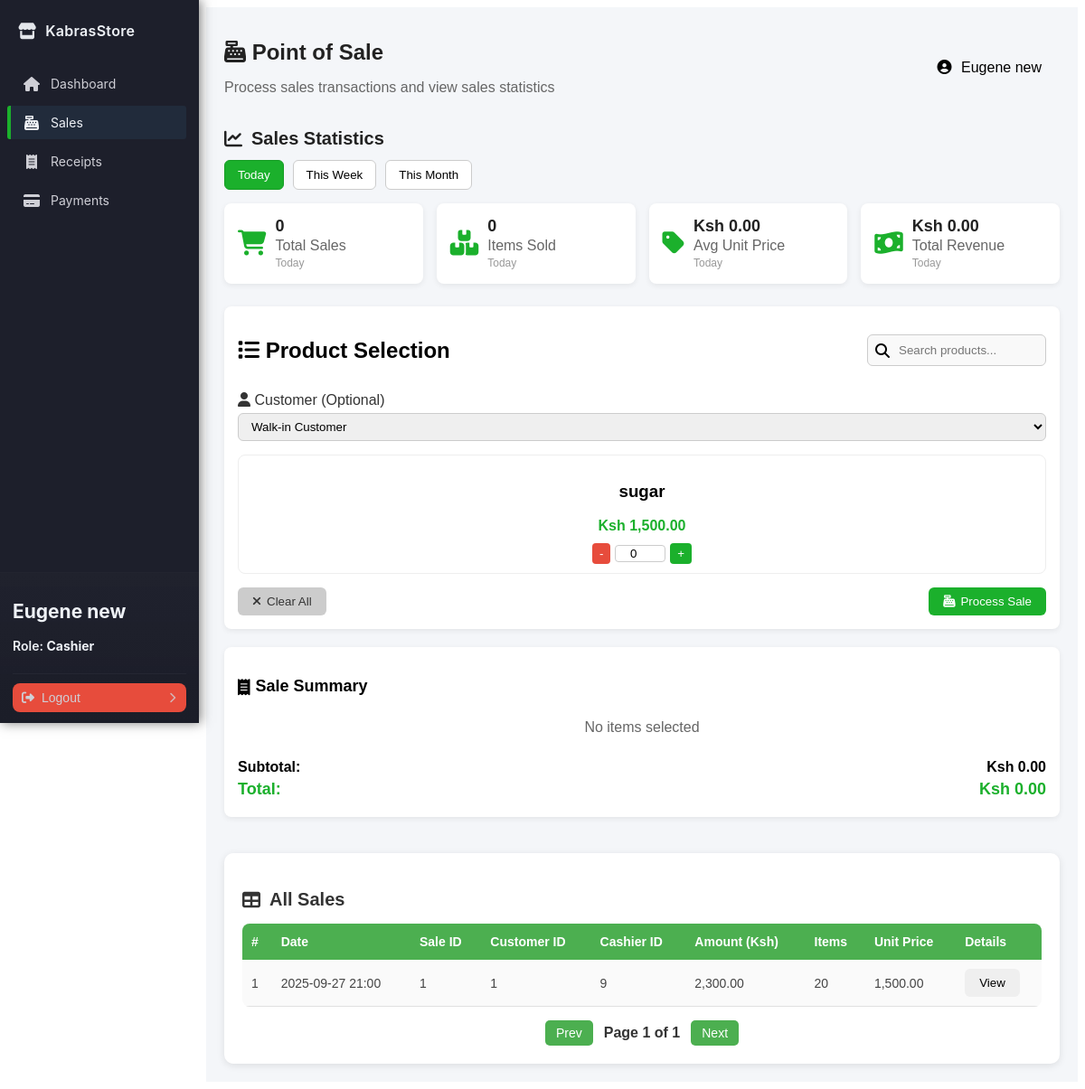
/cashier/sales.php (signed in), run on an earlier commit of the app's database.
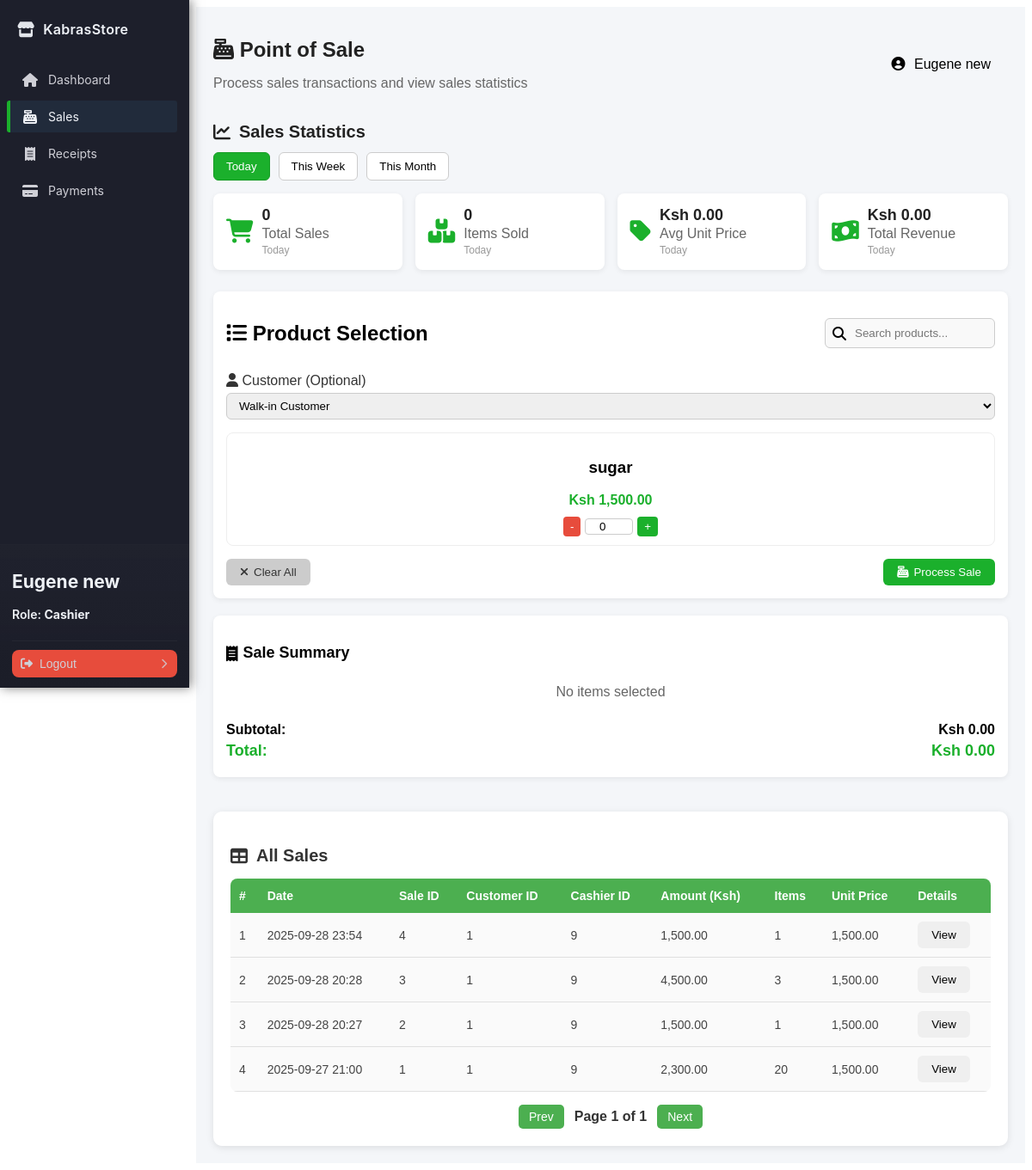
And on a later commit of the database.
### tables this page shows
CREATE TABLE `products` (
  `id` int NOT NULL AUTO_INCREMENT,
  `name` varchar(100) NOT NULL,
  `category` varchar(50) DEFAULT NULL,
  `description` text,
  `price` decimal(10,2) NOT NULL,
  `stock_quantity` int DEFAULT '0',
  `unit` varchar(20) DEFAULT NULL,
  `batch_number` varchar(50) DEFAULT NULL,
  `expiry_date` date DEFAULT NULL,
  `production_date` date DEFAULT NULL,
  `supplier` varchar(100) DEFAULT NULL,
  `status` varchar(20) DEFAULT 'active',
  `created_by` int DEFAULT NULL,
  `created_at` timestamp NULL DEFAULT CURRENT_TIMESTAMP,
  `updated_at` timestamp NULL DEFAULT CURRENT_TIMESTAMP ON UPDATE CURRENT_TIMESTAMP,
  PRIMARY KEY (`id`),
  KEY `created_by` (`created_by`),
  CONSTRAINT `products_ibfk_1` FOREIGN KEY (`created_by`) REFERENCES `users` (`id`)
);

CREATE TABLE `sale_items` (
  `id` int NOT NULL AUTO_INCREMENT,
  `sale_id` int NOT NULL,
  `product_id` int NOT NULL,
  `quantity` int NOT NULL,
  `unit_price` decimal(10,2) NOT NULL,
  PRIMARY KEY (`id`),
  KEY `sale_id` (`sale_id`),
  KEY `product_id` (`product_id`),
  CONSTRAINT `sale_items_ibfk_1` FOREIGN KEY (`sale_id`) REFERENCES `sales` (`id`),
  CONSTRAINT `sale_items_ibfk_2` FOREIGN KEY (`product_id`) REFERENCES `products` (`id`)
);

CREATE TABLE `sales` (
  `id` int NOT NULL AUTO_INCREMENT,
  `customer_id` int DEFAULT NULL,
  `user_id` int NOT NULL,
  `total_amount` decimal(10,2) NOT NULL,
  `sale_date` timestamp NULL DEFAULT CURRENT_TIMESTAMP,
  PRIMARY KEY (`id`),
  KEY `user_id` (`user_id`),
  CONSTRAINT `sales_ibfk_1` FOREIGN KEY (`user_id`) REFERENCES `users` (`id`)
);

### config/database.php (called while the page is built, shortened)
<?php
class Database
{
    private $host = 'localhost';
    private $db   = 'kabras_store';
    private $user = 'root';
    private $pass = 'Hunter42.';
    private $charset = 'utf8mb4';
    public function connect()
    {
        $dsn = "mysql:host={$this->host};dbname={$this->db};charset={$this->charset}";
        try {
            $this->pdo = new PDO($dsn, $this->user, $this->pass, [
                PDO::ATTR_ERRMODE => PDO::ERRMODE_EXCEPTION,
                PDO::ATTR_DEFAULT_FETCH_MODE => PDO::FETCH_ASSOC,
            ]);
            return $this->pdo;
        } catch (PDOException $e) {
            die('Database connection failed: ' . $e->getMessage());
        }
    }
}

### handlers/AuthHandler.php (called while the page is built, shortened)
<?php
require_once __DIR__ . '/../app/models/User.php';
class AuthHandler
{
    private $sessionTimeout = 3600;
    public function __construct()
    {
        $this->userModel = new User();
        $defaultAdminEmail = 'admin@kabrasugar.com';
        if (!$this->userModel->findByEmail($defaultAdminEmail)) {
            $adminData = [
                'name' => 'Default Admin',
                'email' => $defaultAdminEmail,
                'phone' => '',
                'national_id' => '',
                'password' => 'hunter123',
                'role' => 'admin'
            ];
            $this->userModel->createUser($adminData);
        }
    }
    public function isLoggedIn()
    {
        return isset($_SESSION['user_id']) &&
            (time() - $_SESSION['login_time']) < $this->sessionTimeout;
    }
    public function getCurrentUser()
    {
        return [
            "id" => $_SESSION['user_id'],
            "name" => $_SESSION['user_name'],
            "email" => $_SESSION['user_email'],
            "role" => $_SESSION['user_role']
        ];
    }
}

### app/models/User.php (called while the page is built, shortened)
<?php
require_once __DIR__ . '../../../config/database.php';
class User
{
    private $db;
    public function __construct()
    {
        $this->db = (new Database())->connect();
    }
    public function findByEmail($email)
    {
        $sql = "SELECT * FROM users WHERE email = :email LIMIT 1";
        $stmt = $this->db->prepare($sql);
        $stmt->execute([':email' => $email]);
        return $stmt->fetch(PDO::FETCH_ASSOC);
    }
}

### handlers/SalesHandler.php (called while the page is built, shortened)
<?php
require_once __DIR__ . '/../config/database.php';
class SalesHandler
{
    private $db;
    public function __construct()
    {
        $this->db = (new Database())->connect();
    }
    public function getProducts()
    {
        $stmt = $this->db->prepare("SELECT * FROM products WHERE status = 'active' ORDER BY name ASC");
        $stmt->execute();
        return $stmt->fetchAll(PDO::FETCH_ASSOC);
    }
    public function getSalesByCashier($cashierId)
    {
        $stmt = $this->db->prepare("
            SELECT s.*, si.product_id, si.quantity, si.unit_price, p.name AS product_name
            FROM sales s
            JOIN sale_items si ON s.id = si.sale_id
            JOIN products p ON si.product_id = p.id
            WHERE s.user_id = :uid
            ORDER BY s.sale_date DESC
        ");
        $stmt->execute([':uid' => $cashierId]);
        return $stmt->fetchAll(PDO::FETCH_ASSOC);
    }
    public function getRecentSales($cashierId, $limit = 10)
    {
        $stmt = $this->db->prepare("
            SELECT s.*, si.product_id, si.quantity, si.unit_price, p.name AS product_name
            FROM sales s
            JOIN sale_items si ON s.id = si.sale_id
            JOIN products p ON si.product_id = p.id
            WHERE s.user_id = :uid
            ORDER BY s.sale_date DESC
            LIMIT :lim
        ");
        $stmt->bindValue(':uid', $cashierId, PDO::PARAM_INT);
        $stmt->bindValue(':lim', $limit, PDO::PARAM_INT);
        $stmt->execute();
        return $stmt->fetchAll(PDO::FETCH_ASSOC);
    }
}

### cashier/sales.php (the view, shortened to what the changed rows need)
<?php
require_once '../handlers/AuthHandler.php';
require_once '../handlers/SalesHandler.php';
$authHandler = new AuthHandler();
$salesHandler = new SalesHandler();
$currentUser = $authHandler->getCurrentUser();
$products = $salesHandler->getProducts();
$recentSales = $salesHandler->getRecentSales($currentUser['id'], 10);
?>
<!DOCTYPE html>
<html lang="en">
<head>
    <link rel="stylesheet" href="../assets/css/sidebar.css">
    <link rel="stylesheet" href="../assets/css/cashier-sale.css">
    <link rel="stylesheet" href="https://cdnjs.cloudflare.com/ajax/libs/font-awesome/6.0.0/css/all.min.css">
</head>
<body>
    <?php include '../includes/sidebar.php'; ?>
    <main class="main-content">
        <div class="page-header">
            <div class="header-left">
                <h1><i class="fas fa-cash-register"></i> Point of Sale</h1>
            </div>
        </div>
        <div class="stats-dashboard">
            <h2><i class="fas fa-chart-line"></i> Sales Statistics</h2>
        </div>
        <div class="sales-container">
            <div class="sales-left">
                <div class="section-header">
                    <h2><i class="fas fa-list"></i> Product Selection</h2>
                </div>
                <form method="POST" action="sales.php" id="salesForm">
                    <div class="products-grid">
                        <?php foreach ($products as $product): ?>
                            <div class="product-card" data-product-name="<?= strtolower($product['name']); ?>">
                                <div class="product-info">
                                    <h3><?= htmlspecialchars($product['name']); ?></h3>
                                    <p class="product-price">Ksh <?= number_format($product['price'], 2); ?></p>
                                </div>
                                <div class="quantity-controls">
                                    <button type="button" class="qty-btn minus"
                                        data-product="<?= $product['id']; ?>">-</button>
                                    <input type="number" name="items[<?= $product['id']; ?>]" value="0" min="0"
                                        class="qty-input" data-price="<?= $product['price']; ?>"
                                        data-product="<?= $product['id']; ?>">
                                    <button type="button" class="qty-btn plus"
                                        data-product="<?= $product['id']; ?>">+</button>
                                </div>
                            </div>
                        <?php endforeach; ?>
                    </div>
                </form>
            </div>
            <div class="all-sales">
                <div class="sales-table-wrapper">
                    <table id="salesTable" class="sales-table">
                        <thead>
                            <tr>
                                <th>#</th>
                                <th>Date</th>
                                <th>Sale ID</th>
                                <th>Customer ID</th>
                                <th>Cashier ID</th>
                                <th>Amount (Ksh)</th>
                                <th>Items</th>
                                <th>Unit Price</th>
                                <th>Details</th>
                            </tr>
                        </thead>
                        <tbody>
                            <?php
                            $allSales = $salesHandler->getSalesByCashier($currentUser['id']);
                            if (!empty($allSales)):
                                $rowNum = 1;
                                foreach ($allSales as $sale): ?>
                                    <tr>
                                        <td><?= $rowNum++; ?></td>
                                        <td><?= date('Y-m-d H:i', strtotime($sale['sale_date'])); ?></td>
                                        <td><?= $sale['id']; ?></td>
                                        <td><?= $sale['customer_id'] ?? '-'; ?></td>
                                        <td><?= $sale['user_id']; ?></td>
                                        <td><?= number_format($sale['total_amount'], 2); ?></td>
                                        <td><?= $sale['quantity']; ?></td>
                                        <td><?= number_format($sale['unit_price'], 2); ?></td>
                                        <td>
                                            <button class="btn btn-info btn-sm">View</button>
                                        </td>
                                    </tr>
                                <?php endforeach;
                            else: ?>
                                <tr>
                                    <td colspan="8" class="no-sales">No sales found</td>
                                </tr>
                            <?php endif; ?>
                        </tbody>
                    </table>
                </div>
            </div>
        </div>
    </main>
</body>
</html>

### includes/sidebar.php (shortened to what the changed rows need)
<?php
$role = isset($_SESSION['user_role']) ? $_SESSION['user_role'] : '';
$menu = [
    'common' => [
        ['label' => 'Dashboard', 'href' => 'dashboard.php', 'icon' => 'fas fa-home'],
    ],
    'Admin' => [
        ['label' => 'User Management', 'href' => '/admin/users.php', 'icon' => 'fas fa-users'],
        ['label' => 'Assign Roles', 'href' => '/admin/roles.php', 'icon' => 'fas fa-user-cog'],
        ['label' => 'System Backup', 'href' => '/admin/backup.php', 'icon' => 'fas fa-server'],
    ],
    'StoreKeeper' => [
        ['label' => 'Stock Entry', 'href' => 'stock_entry.php', 'icon' => 'fas fa-box-open'],
        ['label' => 'Stock Levels', 'href' => 'stock_levels.php', 'icon' => 'fas fa-boxes'],
        ['label' => 'Stock Alerts', 'href' => 'stock_alerts.php', 'icon' => 'fas fa-exclamation-triangle'],
    ],
    'Cashier' => [
        ['label' => 'Sales', 'href' => 'sales.php', 'icon' => 'fas fa-cash-register'],
        ['label' => 'Receipts', 'href' => 'receipts.php', 'icon' => 'fas fa-receipt'],
        ['label' => 'Payments', 'href' => 'payments.php', 'icon' => 'fas fa-credit-card'],
    ],
    'Manager' => [
        ['label' => 'Sales Reports', 'href' => 'reports.php', 'icon' => 'fas fa-chart-line'],
        ['label' => 'Discounts & Refunds', 'href' => 'discounts.php', 'icon' => 'fas fa-percentage'],
        ['label' => 'Store Performance', 'href' => 'performance.php', 'icon' => 'fas fa-tachometer-alt'],
    ],
    'Accountant' => [
        ['label' => 'Audit Reports', 'href' => 'audit_reports.php', 'icon' => 'fas fa-file-alt'],
        ['label' => 'Compliance', 'href' => 'compliance.php', 'icon' => 'fas fa-balance-scale'],
        ['label' => 'Financial Reports', 'href' => 'finance.php', 'icon' => 'fas fa-file-invoice-dollar'],
    ],
];
$items = $menu['common'];
if (isset($menu[$role])) {
    $items = array_merge($items, $menu[$role]);
}
?>
<link rel="stylesheet" href="https://cdnjs.cloudflare.com/ajax/libs/font-awesome/6.4.0/css/all.min.css"
 />
<aside class="sidebar" role="navigation" aria-label="Main Sidebar">
    <div class="sidebar-inner">
        <nav class="sidebar-nav">
            <ul>
                <?php foreach ($items as $it): ?>
                    <li>
                        <a href="<?= htmlspecialchars($it['href']) ?>"
                            class="<?= (basename($_SERVER['PHP_SELF']) === basename($it['href'])) ? 'active' : '' ?>">
                            <i class="<?= htmlspecialchars($it['icon']) ?>" aria-hidden="true"></i>
                            <span class="label"><?= htmlspecialchars($it['label']) ?></span>
                        </a>
                    </li>
                <?php endforeach; ?>
            </ul>
        </nav>
        <div class="sidebar-footer" role="region" aria-label="User actions">
            <div class="user-name">
                <h2>
                    <?php
                    if (isset($currentUser) && isset($currentUser['name']) && $currentUser['name']) {
                        echo htmlspecialchars($currentUser['name']);
                    } elseif (isset($_SESSION['user_name']) && $_SESSION['user_name']) {
                        echo htmlspecialchars($_SESSION['user_name']);
                    } else {
                        echo 'Guest';
                    }
                    ?>
                </h2>
            </div>
        </div>
    </div>
</aside>

What changed in the data, as far as the page shows it:
added sale_items: sale.sale_date "2025-09-28 23:54", sale "4", sale.customer_id "1", sale.user_id "9", sale.total_amount "1,500.00", quantity "1", unit_price "1,500.00"
added sale_items: sale.sale_date "2025-09-28 20:28", sale "3", sale.customer_id "1", sale.user_id "9", sale.total_amount "4,500.00", quantity "3", unit_price "1,500.00"
added sale_items: sale.sale_date "2025-09-28 20:27", sale "2", sale.customer_id "1", sale.user_id "9", sale.total_amount "1,500.00", quantity "1", unit_price "1,500.00"
